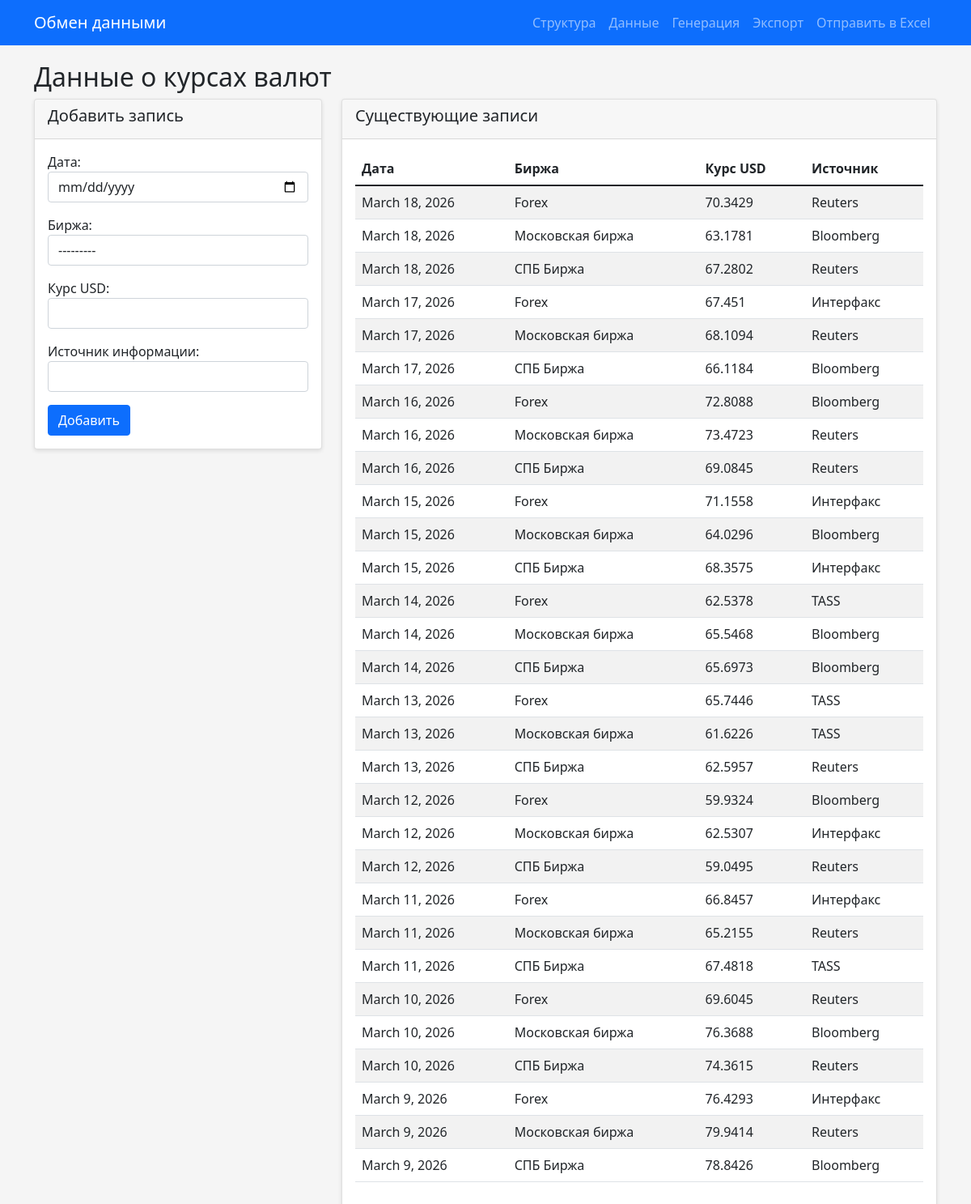
Screenshot of /exchange/data/ with the database file from the repository.
### exchange/models.py (models this page shows, shortened)
class ExchangeRate(models.Model):
    EXCHANGE_CHOICES = [
        ('MOEX', 'Московская биржа'),
        ('SPB', 'СПБ Биржа'),
        ('FOREX', 'Forex'),
        ('CBR', 'ЦБ РФ'),
    ]
    date = models.DateField(verbose_name="Дата")
    exchange = models.CharField(max_length=10, choices=EXCHANGE_CHOICES, verbose_name="Биржа")
    rate = models.FloatField(verbose_name="Курс USD")
    source = models.CharField(max_length=100, verbose_name="Источник информации")
    class Meta:
        ordering = ['-date', 'exchange']

### exchange/views.py (the view)
# urls.py: path('data/', views.data_list, name='data_list'),
def data_list(request):
    data = ExchangeRate.objects.all()
    if request.method == 'POST':
        form = ExchangeRateForm(request.POST)
        if form.is_valid():
            form.save()
            messages.success(request, 'Запись добавлена')
            return redirect('data_list')
    else:
        form = ExchangeRateForm()
    return render(request, 'exchange/data_list.html', {
        'form': form,
        'data': data
    })

### exchange/forms.py
class ExchangeRateForm(forms.ModelForm):
    class Meta:
        model = ExchangeRate
        fields = ['date', 'exchange', 'rate', 'source']
        widgets = {
            'date': forms.DateInput(attrs={'class': 'form-control', 'type': 'date'}),
            'exchange': forms.Select(attrs={'class': 'form-control'}),
            'rate': forms.NumberInput(attrs={'class': 'form-control', 'step': '0.0001'}),
            'source': forms.TextInput(attrs={'class': 'form-control'}),
        }

### exchange/templates/exchange/data_list.html (shortened to what this page needs)
{% extends 'exchange/base.html' %}
{% block content %}
<h2>Данные о курсах валют</h2>
<div class="row">
    <div class="col-md-4">
        <div class="card">
            <div class="card-header">
                <h5>Добавить запись</h5>
            </div>
            <div class="card-body">
                <form method="post">
                    {{ form.as_p }}
                    <button type="submit" class="btn btn-primary">Добавить</button>
                </form>
            </div>
        </div>
    </div>
    <div class="col-md-8">
        <div class="card">
            <div class="card-header">
                <h5>Существующие записи</h5>
            </div>
            <div class="card-body">
                <table class="table table-striped">
                    <thead>
                        <tr>
                            <th>Дата</th>
                            <th>Биржа</th>
                            <th>Курс USD</th>
                            <th>Источник</th>
                        </tr>
                    </thead>
                    <tbody>
                        {% for item in data %}
                        <tr>
                            <td>{{ item.date }}</td>
                            <td>{{ item.get_exchange_display }}</td>
                            <td>{{ item.rate }}</td>
                            <td>{{ item.source }}</td>
                        </tr>
                        {% empty %}
                        <tr>
                            <td colspan="4" class="text-center">Нет данных</td>
                        </tr>
                        {% endfor %}
                    </tbody>
                </table>
            </div>
        </div>
    </div>
</div>
{% endblock %}

### exchange/templates/exchange/base.html (shortened to what this page needs)
<!DOCTYPE html>
<html>
<head>
    <link href="https://cdn.jsdelivr.net/npm/bootstrap@5.1.3/dist/css/bootstrap.min.css" rel="stylesheet">
</head>
<body>
    <nav class="navbar navbar-expand-lg navbar-dark bg-primary">
        <div class="container">
            <a class="navbar-brand" href="{% url 'exchange_index' %}">Обмен данными</a>
            <div class="navbar-nav">
                <a class="nav-link" href="{% url 'structure_list' %}">Структура</a>
                <a class="nav-link" href="{% url 'data_list' %}">Данные</a>
                <a class="nav-link" href="{% url 'generate_data' %}">Генерация</a>
                <a class="nav-link" href="{% url 'export_data' %}">Экспорт</a>
                <a class="nav-link" href="{% url 'send_to_excel' %}">Отправить в Excel</a>
            </div>
        </div>
    </nav>
    <div class="container">
        {% block content %}{% endblock %}
    </div>
</body>
</html>

### exchange/templates/exchange/base.html (style rules this page uses)
body { font-family: 'Segoe UI', Arial, sans-serif; background: #f5f5f5; }
.card { margin-bottom: 20px; box-shadow: 0 2px 5px rgba(0,0,0,0.1); }
.navbar { margin-bottom: 20px; }

### rows the page displays
ExchangeRate: date "March 18, 2026", exchange "Forex", rate "70.3429", source "Reuters"
ExchangeRate: date "March 18, 2026", exchange "Московская биржа", rate "63.1781", source "Bloomberg"
ExchangeRate: date "March 18, 2026", exchange "СПБ Биржа", rate "67.2802", source "Reuters"
ExchangeRate: date "March 17, 2026", exchange "Forex", rate "67.451", source "Интерфакс"
ExchangeRate: date "March 17, 2026", exchange "Московская биржа", rate "68.1094", source "Reuters"
ExchangeRate: date "March 17, 2026", exchange "СПБ Биржа", rate "66.1184", source "Bloomberg"
ExchangeRate: date "March 16, 2026", exchange "Forex", rate "72.8088", source "Bloomberg"
ExchangeRate: date "March 16, 2026", exchange "Московская биржа", rate "73.4723", source "Reuters"
ExchangeRate: date "March 16, 2026", exchange "СПБ Биржа", rate "69.0845", source "Reuters"
ExchangeRate: date "March 15, 2026", exchange "Forex", rate "71.1558", source "Интерфакс"
ExchangeRate: date "March 15, 2026", exchange "Московская биржа", rate "64.0296", source "Bloomberg"
ExchangeRate: date "March 15, 2026", exchange "СПБ Биржа", rate "68.3575", source "Интерфакс"
ExchangeRate: date "March 14, 2026", exchange "Forex", rate "62.5378", source "TASS"
ExchangeRate: date "March 14, 2026", exchange "Московская биржа", rate "65.5468", source "Bloomberg"
ExchangeRate: date "March 14, 2026", exchange "СПБ Биржа", rate "65.6973", source "Bloomberg"
ExchangeRate: date "March 13, 2026", exchange "Forex", rate "65.7446", source "TASS"
ExchangeRate: date "March 13, 2026", exchange "Московская биржа", rate "61.6226", source "TASS"
ExchangeRate: date "March 13, 2026", exchange "СПБ Биржа", rate "62.5957", source "Reuters"
ExchangeRate: date "March 12, 2026", exchange "Forex", rate "59.9324", source "Bloomberg"
ExchangeRate: date "March 12, 2026", exchange "Московская биржа", rate "62.5307", source "Интерфакс"
ExchangeRate: date "March 12, 2026", exchange "СПБ Биржа", rate "59.0495", source "Reuters"
ExchangeRate: date "March 11, 2026", exchange "Forex", rate "66.8457", source "Интерфакс"
ExchangeRate: date "March 11, 2026", exchange "Московская биржа", rate "65.2155", source "Reuters"
ExchangeRate: date "March 11, 2026", exchange "СПБ Биржа", rate "67.4818", source "TASS"
ExchangeRate: date "March 10, 2026", exchange "Forex", rate "69.6045", source "Reuters"
ExchangeRate: date "March 10, 2026", exchange "Московская биржа", rate "76.3688", source "Bloomberg"
ExchangeRate: date "March 10, 2026", exchange "СПБ Биржа", rate "74.3615", source "Reuters"
ExchangeRate: date "March 9, 2026", exchange "Forex", rate "76.4293", source "Интерфакс"
ExchangeRate: date "March 9, 2026", exchange "Московская биржа", rate "79.9414", source "Reuters"
ExchangeRate: date "March 9, 2026", exchange "СПБ Биржа", rate "78.8426", source "Bloomberg"
